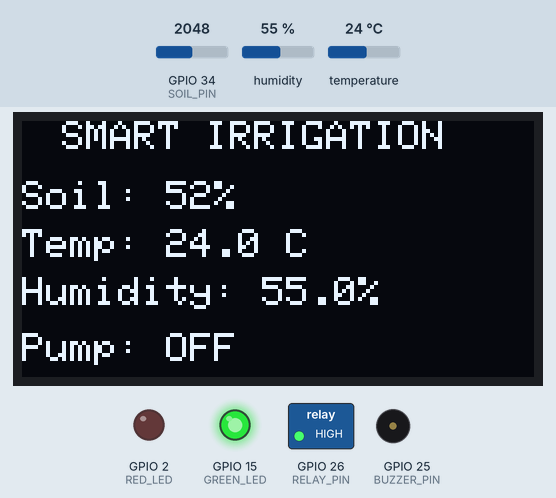
Simulated run of this sketch. Board: ESP32. Shown: 128×64 one-colour display, switched loads named in the sketch (green lamp = pin HIGH), output pins drawn as LEDs (lit = HIGH), buzzer (waves = sounding, pin HIGH). The test bench sets the inputs (shaded band); at power-on: GPIO 34 (SOIL_PIN) = 2048, humidity 55 %, temperature 24 °C. WiFi joins after 1.5 s; servers stay silent unless stated; what the sketch prints to the serial monitor is not drawn.

Above: at 6.1 s.
6.2 s: GPIO 34 (SOIL_PIN) set to 2253
At 8.6 s:
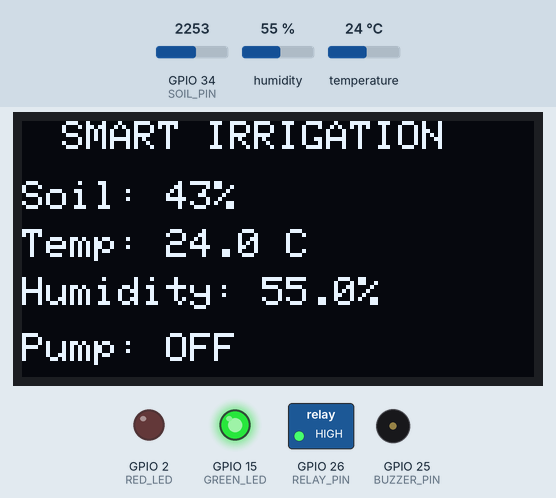
9.3 s: GPIO 34 (SOIL_PIN) set to 2356
At 11.2 s:
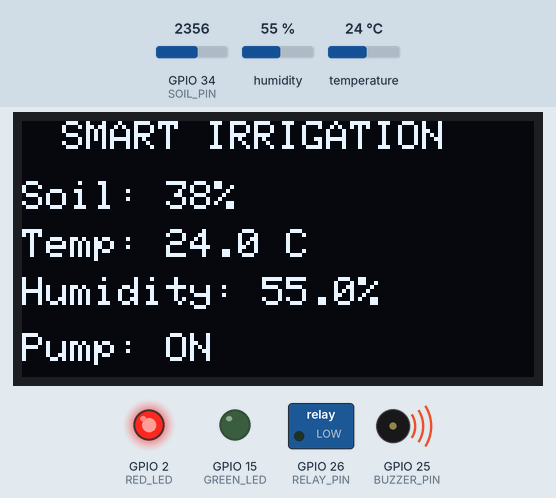
12.0 s: humidity set to 22 %
At 13.5 s:
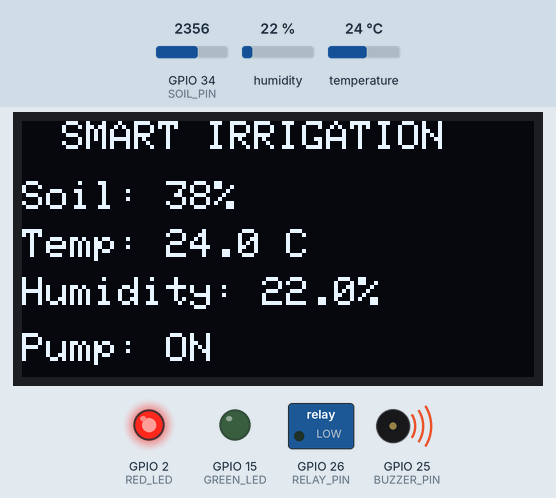
14.3 s: GPIO 34 (SOIL_PIN) set to 2047
At 16.1 s:
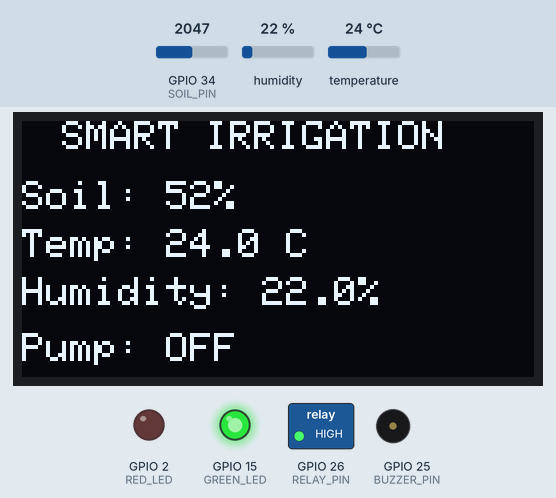
17.0 s: temperature set to 12 °C
At 18.5 s:
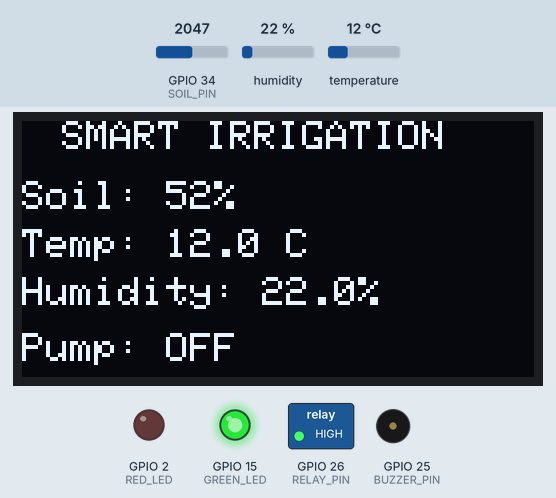
Timing chart, 0 to 20.0 s (numbered marks = the images above; inputs shaded):
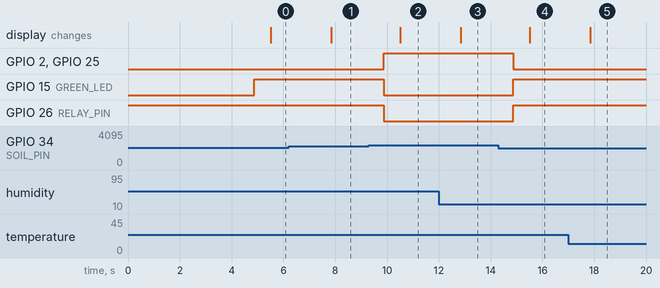

Measured:
- the behaviour switches between 2320 and 2321 on GPIO 34 (SOIL_PIN) (found by bisection; images 1 and 2)
- after the input at 6.2 s, the display: changes after 1.7 s (image 1)
- after the input at 9.3 s, GPIO 2 (RED_LED), GPIO 25 (BUZZER_PIN): LOW → HIGH after 0.58 s; GPIO 15 (GREEN_LED), GPIO 26 (RELAY_PIN): HIGH → LOW after 0.58 s; the display: changes after 1.2 s (image 2)
- after the input at 12.0 s, the display: changes after 0.86 s (image 3)
- after the input at 14.3 s, GPIO 2 (RED_LED), GPIO 25 (BUZZER_PIN): HIGH → LOW after 0.58 s; GPIO 15 (GREEN_LED), GPIO 26 (RELAY_PIN): LOW → HIGH after 0.58 s; the display: changes after 1.2 s (image 4)
- after the input at 17.0 s, the display: changes after 0.85 s (image 5)

The sketch:

AIBasedSmartIrrigation_esp32_soil.ino
```cpp
#include <WiFi.h>
#include <WiFiClientSecure.h>
#include <UniversalTelegramBot.h>

#include <Wire.h>
#include <Adafruit_GFX.h>
#include <Adafruit_SSD1306.h>
#include <DHT.h>

// =====================================================
// WIFI
// =====================================================

const char* ssid = "GOJJU";
const char* password = "0987654321";

// =====================================================
// TELEGRAM
// =====================================================

#define BOT_TOKEN "8906843904:AAGwwWtU0LYH_RJXx5W4jf92d8njVgUvC0g"
#define CHAT_ID   "1367693706"

WiFiClientSecure client;
UniversalTelegramBot bot(BOT_TOKEN, client);

// =====================================================
// PINS
// =====================================================

#define SOIL_PIN    34
#define DHT_PIN     4
#define RELAY_PIN   26
#define BUZZER_PIN  25
#define RED_LED     2
#define GREEN_LED   15

#define DHT_TYPE DHT11

// =====================================================
// OLED
// =====================================================

#define SCREEN_WIDTH 128
#define SCREEN_HEIGHT 64
#define OLED_ADDRESS 0x3C

Adafruit_SSD1306 display(
  SCREEN_WIDTH,
  SCREEN_HEIGHT,
  &Wire,
  -1
);

DHT dht(DHT_PIN, DHT_TYPE);

// =====================================================
// SOIL CALIBRATION
// =====================================================

#define SOIL_DRY_VALUE 3200
#define SOIL_WET_VALUE 1000

#define DRY_THRESHOLD 40

// =====================================================
// STATUS VARIABLES
// =====================================================

bool previousDryStatus = false;
bool firstReading = true;

unsigned long lastTelegramCheck = 0;
const unsigned long telegramInterval = 1000;


// =====================================================
// READ SOIL MOISTURE
// =====================================================

int getSoilMoisture() {

  int soilRaw = analogRead(SOIL_PIN);

  int moisture = map(
    soilRaw,
    SOIL_DRY_VALUE,
    SOIL_WET_VALUE,
    0,
    100
  );

  moisture = constrain(
    moisture,
    0,
    100
  );

  return moisture;
}


// =====================================================
// SEND STATUS TO TELEGRAM
// =====================================================

void sendStatus() {

  int soilRaw = analogRead(SOIL_PIN);

  int moisture = map(
    soilRaw,
    SOIL_DRY_VALUE,
    SOIL_WET_VALUE,
    0,
    100
  );

  moisture = constrain(
    moisture,
    0,
    100
  );

  float temperature = dht.readTemperature();
  float humidity = dht.readHumidity();

  String message = "";

  message += "🌱 *SMART IRRIGATION STATUS*\n";
  message += "━━━━━━━━━━━━━━━━━━\n\n";

  // Soil
  message += "🌱 Soil Moisture: ";
  message += String(moisture);
  message += "%\n";

  message += "🔢 Raw Soil Value: ";
  message += String(soilRaw);
  message += "\n\n";

  // DHT11
  if (!isnan(temperature)) {

    message += "🌡 Temperature: ";
    message += String(temperature, 1);
    message += " °C\n";

  } else {

    message += "🌡 Temperature: Sensor Error\n";
  }

  if (!isnan(humidity)) {

    message += "💧 Humidity: ";
    message += String(humidity, 1);
    message += "%\n\n";

  } else {

    message += "💧 Humidity: Sensor Error\n\n";
  }

  // Soil condition
  if (moisture < DRY_THRESHOLD) {

    message += "⚠️ Soil Status: DRY\n";
    message += "🚰 Pump Status: ON\n";
    message += "🔴 Irrigation: ACTIVE\n";

  } else {

    message += "✅ Soil Status: MOIST\n";
    message += "🚰 Pump Status: OFF\n";
    message += "🟢 Irrigation: NOT REQUIRED\n";
  }

  message += "\n📡 Wi-Fi: ";

  if (WiFi.status() == WL_CONNECTED) {
    message += "Connected";
  } else {
    message += "Disconnected";
  }

  message += "\n\n🤖 ESP32 Smart Irrigation";

  bot.sendMessage(
    CHAT_ID,
    message,
    "Markdown"
  );

  Serial.println("Status sent to Telegram");
}


// =====================================================
// HANDLE TELEGRAM MESSAGES
// =====================================================

void handleTelegramMessages(int numNewMessages) {

  for (int i = 0; i < numNewMessages; i++) {

    String chat_id = bot.messages[i].chat_id;
    String text = bot.messages[i].text;

    Serial.print("Telegram message: ");
    Serial.println(text);

    // -----------------------------------------------
    // STATUS COMMAND
    // -----------------------------------------------

    if (text == "/status") {

      sendStatus();
    }

    // -----------------------------------------------
    // START COMMAND
    // -----------------------------------------------

    else if (text == "/start") {

      String welcome = "";

      welcome += "🌱 *SMART IRRIGATION BOT*\n\n";

      welcome += "Available commands:\n\n";

      welcome += "📊 /status\n";
      welcome += "Get current sensor values\n\n";

      welcome += "🌱 Soil Moisture\n";
      welcome += "🌡 Temperature\n";
      welcome += "💧 Humidity\n";
      welcome += "🚰 Pump Status\n";
      welcome += "📡 Wi-Fi Status";

      bot.sendMessage(
        chat_id,
        welcome,
        "Markdown"
      );
    }
  }
}


// =====================================================
// SETUP
// =====================================================

void setup() {

  Serial.begin(115200);

  // ===================================================
  // PINS
  // ===================================================

  pinMode(SOIL_PIN, INPUT);

  pinMode(RELAY_PIN, OUTPUT);
  pinMode(BUZZER_PIN, OUTPUT);
  pinMode(RED_LED, OUTPUT);
  pinMode(GREEN_LED, OUTPUT);

  // Pump OFF initially
  digitalWrite(RELAY_PIN, HIGH);

  digitalWrite(BUZZER_PIN, LOW);
  digitalWrite(RED_LED, LOW);
  digitalWrite(GREEN_LED, LOW);

  // ===================================================
  // I2C
  // ===================================================

  Wire.begin(21, 22);

  // ===================================================
  // OLED
  // ===================================================

  if (!display.begin(
        SSD1306_SWITCHCAPVCC,
        OLED_ADDRESS
      )) {

    Serial.println("OLED not found!");

    while (1);
  }

  display.clearDisplay();

  display.setTextColor(SSD1306_WHITE);
  display.setTextSize(1);

  display.setCursor(20, 25);
  display.println("SMART IRRIGATION");

  display.display();

  // ===================================================
  // DHT
  // ===================================================

  dht.begin();

  // ===================================================
  // WIFI
  // ===================================================

  WiFi.begin(
    ssid,
    password
  );

  Serial.print("Connecting to WiFi");

  while (WiFi.status() != WL_CONNECTED) {

    delay(500);

    Serial.print(".");
  }

  Serial.println();
  Serial.println("WiFi Connected!");

  Serial.print("IP Address: ");
  Serial.println(WiFi.localIP());

  // ===================================================
  // TELEGRAM
  // ===================================================

  client.setInsecure();

  delay(1000);

  bot.sendMessage(
    CHAT_ID,
    "🌱 *Smart Irrigation System Started!*\n\n"
    "ESP32 is connected.\n\n"
    "Send /status to get all current sensor values.",
    "Markdown"
  );

  delay(2000);
}


// =====================================================
// LOOP
// =====================================================

void loop() {

  // ===================================================
  // READ SOIL
  // ===================================================

  int soilRaw = analogRead(SOIL_PIN);

  int moisture = map(
    soilRaw,
    SOIL_DRY_VALUE,
    SOIL_WET_VALUE,
    0,
    100
  );

  moisture = constrain(
    moisture,
    0,
    100
  );


  // ===================================================
  // READ DHT
  // ===================================================

  float temperature = dht.readTemperature();
  float humidity = dht.readHumidity();


  // ===================================================
  // PUMP CONTROL
  // ===================================================

  bool soilIsDry = moisture < DRY_THRESHOLD;


  if (soilIsDry) {

    // Pump ON
    digitalWrite(RELAY_PIN, LOW);

    // Red LED
    digitalWrite(RED_LED, HIGH);
    digitalWrite(GREEN_LED, LOW);

    // Buzzer
    digitalWrite(BUZZER_PIN, HIGH);

    Serial.println("SOIL DRY - PUMP ON");

  }

  else {

    // Pump OFF
    digitalWrite(RELAY_PIN, HIGH);

    // Green LED
    digitalWrite(RED_LED, LOW);
    digitalWrite(GREEN_LED, HIGH);

    // Buzzer OFF
    digitalWrite(BUZZER_PIN, LOW);

    Serial.println("SOIL MOIST - PUMP OFF");
  }


  // ===================================================
  // AUTOMATIC TELEGRAM ALERT
  // ===================================================

  if (firstReading || soilIsDry != previousDryStatus) {

    String message = "";

    if (soilIsDry) {

      message += "⚠️ *SOIL DRY ALERT*\n\n";
      message += "🌱 Moisture: ";
      message += String(moisture);
      message += "%\n";

      if (!isnan(temperature)) {

        message += "🌡 Temperature: ";
        message += String(temperature, 1);
        message += " °C\n";
      }

      if (!isnan(humidity)) {

        message += "💧 Humidity: ";
        message += String(humidity, 1);
        message += "%\n";
      }

      message += "\n🚰 Water Pump: ON";

    }

    else {

      message += "✅ *SOIL MOISTURE NORMAL*\n\n";
      message += "🌱 Moisture: ";
      message += String(moisture);
      message += "%\n";

      if (!isnan(temperature)) {

        message += "🌡 Temperature: ";
        message += String(temperature, 1);
        message += " °C\n";
      }

      if (!isnan(humidity)) {

        message += "💧 Humidity: ";
        message += String(humidity, 1);
        message += "%\n";
      }

      message += "\n🚰 Water Pump: OFF";
    }

    bot.sendMessage(
      CHAT_ID,
      message,
      "Markdown"
    );

    previousDryStatus = soilIsDry;
    firstReading = false;
  }


  // ===================================================
  // CHECK TELEGRAM
  // ===================================================

  if (millis() - lastTelegramCheck > telegramInterval) {

    int numNewMessages = bot.getUpdates(
      bot.last_message_received + 1
    );

    while (numNewMessages) {

      handleTelegramMessages(numNewMessages);

      numNewMessages = bot.getUpdates(
        bot.last_message_received + 1
      );
    }

    lastTelegramCheck = millis();
  }


  // ===================================================
  // OLED
  // ===================================================

  display.clearDisplay();

  display.setTextColor(SSD1306_WHITE);
  display.setTextSize(1);

  display.setCursor(10, 0);
  display.println("SMART IRRIGATION");

  display.setCursor(0, 15);
  display.print("Soil: ");
  display.print(moisture);
  display.println("%");

  display.setCursor(0, 27);
  display.print("Temp: ");

  if (isnan(temperature)) {
    display.println("Error");
  }
  else {
    display.print(temperature, 1);
    display.println(" C");
  }

  display.setCursor(0, 39);
  display.print("Humidity: ");

  if (isnan(humidity)) {
    display.println("Error");
  }
  else {
    display.print(humidity, 1);
    display.println("%");
  }

  display.setCursor(0, 53);

  if (soilIsDry) {
    display.print("Pump: ON");
  }
  else {
    display.print("Pump: OFF");
  }

  display.display();


  // ===================================================
  // DELAY
  // ===================================================

  delay(2000);
}
```
